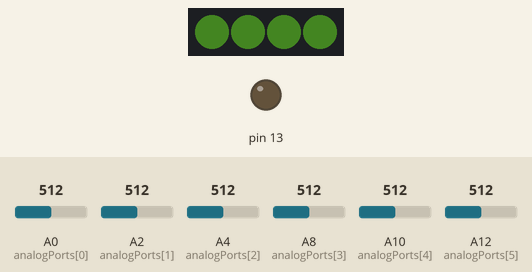
Recording of a sketch running on a simulated Arduino Mega 2560, built with avr-gcc and run on an emulated ATmega2560. Shown: 4 RGB LEDs in strip order, left to right, output pins drawn as LEDs (lit = HIGH). The inputs (shaded band) are chosen by the test bench; at power-on: A0 (analogPorts[0]) = 512, A2 (analogPorts[1]) = 512, A10 (analogPorts[4]) = 512, A12 (analogPorts[5]) = 512, A4 (analogPorts[2]) = 512, A8 (analogPorts[3]) = 512. Dim RGB values are drawn brighter than linear; MIDI output is not drawn.

Above: at 1.2 s.
1.3 s: A0 (analogPorts[0]) set to 716
At 1.36 s:
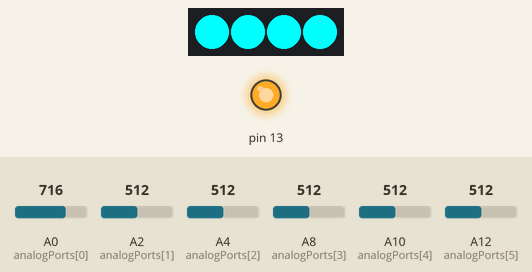
2.9 s: A2 (analogPorts[1]) set to 716
At 2.96 s:
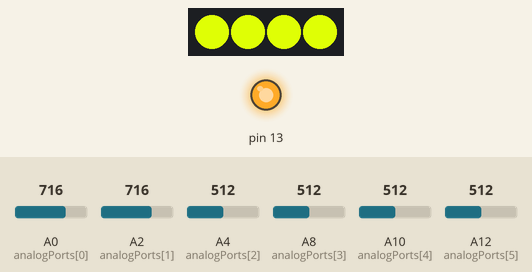
4.5 s: A10 (analogPorts[4]) set to 716
At 4.56 s:
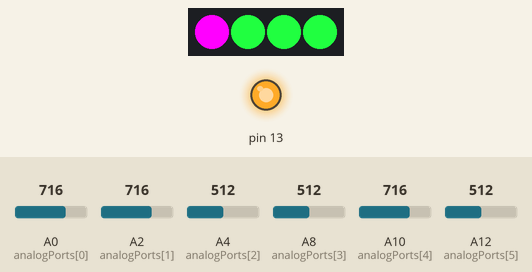
6.1 s: A12 (analogPorts[5]) set to 716
At 6.16 s:
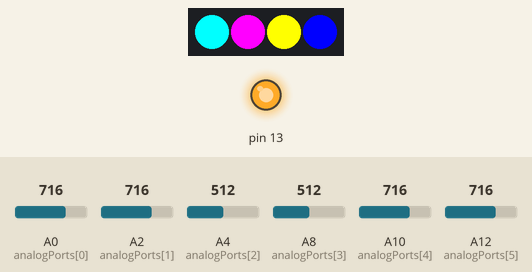
7.7 s: A4 (analogPorts[2]) set to 716
At 8.6 s:
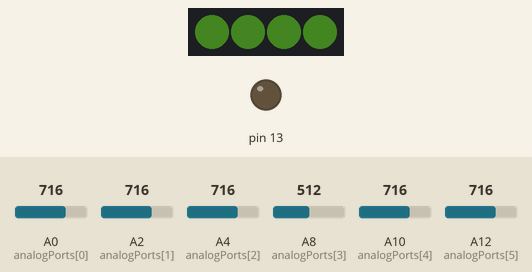
Timing chart, 0 to 10.3 s (numbered marks = the images above; inputs shaded):
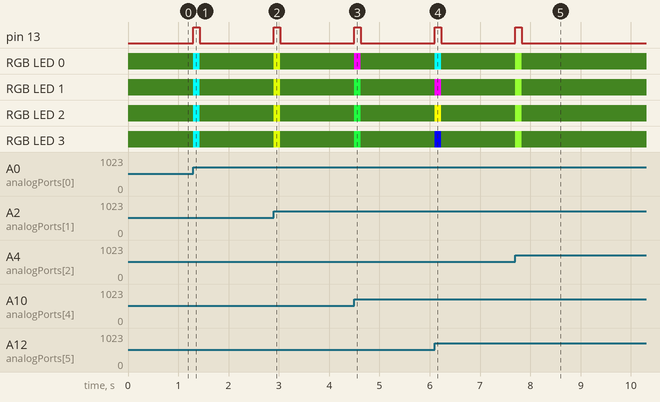

The sketch:

MudeSapatos-MegaMIDI.ino
```cpp
#include <Adafruit_NeoPixel.h>
#include <MIDI.h>

#define ANALOGPORTS 6
#define CHANNEL     0x90 //channel 1
#define MUTE        0x00
#define LOUD        0x7F

MIDI_CREATE_DEFAULT_INSTANCE();

#define PIN            53
#define NUMPIXELS      4
Adafruit_NeoPixel pixels = Adafruit_NeoPixel(NUMPIXELS, PIN, NEO_GRB + NEO_KHZ400);

uint32_t colorOn = 0xFFFFFFFF;

uint32_t cOn[6][4] = {

  {
    0x0000FFFF,
    0x0000FFFF,
    0x0000FFFF,
    0x0000FFFF
  },
  { // jacaré
    0x00DFFF05,
    0x00DFFF05,
    0x00DFFF05,
    0x00DFFF05
  },
  { // branco
    0x0096FF32,
    0x0096FF32,
    0x0096FF32,
    0x0096FF32
  },
  { // branco
    0x0096FF32,
    0x0096FF32,
    0x0096FF32,
    0x0096FF32
  },
  { // 0 255 255
    0x00FF00FF,
    0x0020FF40,
    0x0020FF40,
    0x0020FF40
  },
  { // ursinho
    0x0000FFFF,
    0x00FF00FF,
    0x00FFFF00,
    0x000000FF
  }

};

uint32_t cOff = 0x00040802; //    0x0096FF32

int analogPorts[]       = { A0, A2, A4, A8, A10, A12 };

float lowPassAnalog[]   = { 0, 0, 0, 0, 0, 0, 0, 0, 0, 0, 0, 0 };
float sensitivityAnalog = 0.5f;

float yTh = 0.15f;
float zTh = 50;
float thresholdAnalog[] = { zTh, 1.4*zTh, 1.2*zTh, 1.1*zTh, 1.4*zTh, 1.3*zTh };

int   debounceTimeMax   = 100;
int   debounceMillis[]  = { 0, 0, 0, 0, 0, 0, 0, 0, 0, 0, 0, 0 };

int   debounceLEDTimeMax   = 130;
int   debounceLedMillis  = 0;

int   midiTargetNotes[] = { 0x24, 0x25, 0x26, 0x27, 0x28, 0x29 };

int   midiTargetVeloc[] = { MUTE, MUTE, MUTE, MUTE, MUTE, MUTE, MUTE, MUTE, MUTE, MUTE, MUTE, MUTE };
int   midiCurrenVeloc[] = { MUTE, MUTE, MUTE, MUTE, MUTE, MUTE, MUTE, MUTE, MUTE, MUTE, MUTE, MUTE };
int64_t lastMillis      = 0;

void setup()
{

  MIDI.begin(MIDI_CHANNEL_OMNI);
  //Serial.begin(9600);
  //Serial.println("Start");
  pixels.begin();
  pixels.setBrightness(255);

  for (int i = 0; i < ANALOGPORTS; i++)
  {
    pinMode(analogPorts[i], INPUT);
    lowPassAnalog[i] = analogRead(analogPorts[i]);
  }

  lastMillis = millis();
  pinMode(13, OUTPUT);
}

void loop()
{
  int64_t currentMillis = millis();
  int deltaMillis = abs(currentMillis - lastMillis);
  lastMillis = currentMillis;


  debounceLedMillis = max(0, debounceLedMillis - deltaMillis);

  for (int i = 0; i < ANALOGPORTS; i++)
  {
    int currentRead = analogRead(analogPorts[i]);
    lowPassAnalog[i] = lowPassAnalog[i] * (1 - sensitivityAnalog) + sensitivityAnalog * currentRead;
    debounceMillis[i] = max(0, debounceMillis[i] - deltaMillis);


    if (abs(lowPassAnalog[i] - currentRead) > thresholdAnalog[i] && debounceMillis[i] == 0)
    {
      midiTargetVeloc[i] = LOUD;
      debounceMillis[i] = debounceTimeMax;
      debounceLedMillis = debounceLEDTimeMax;

      for(int j = 0; j < NUMPIXELS; j++){
        pixels. setPixelColor(j, cOn[i][j]);
      }
      digitalWrite(13, HIGH);
    }
    else if (debounceMillis[i] == 0)
    {
      midiTargetVeloc[i] = MUTE;
    }

    if (debounceLedMillis == 0) {
      for (int j = 0; j < NUMPIXELS; j++) {
        pixels.setPixelColor(j, cOff);
      }
      digitalWrite(13, LOW);
    }

    if (midiCurrenVeloc[i] != midiTargetVeloc[i])
    {
      noteOn(CHANNEL, midiTargetNotes[i], midiTargetVeloc[i]);
      midiCurrenVeloc[i] = midiTargetVeloc[i];
    }
  }

  pixels.show();
}

void noteOn(int cmd, int pitch, int velocity) {
  //Serial.print("\t");
  //Serial.print(pitch);
  //Serial.print(":\t");
  //Serial.print(velocity);
  //Serial.print("\r\n");

  //Serial.write(cmd);
  //Serial.write(pitch);
  //Serial.write(velocity);

  MIDI.sendNoteOn(pitch, velocity, 1);
}
```

Measured:
- after the input at 1.3 s, pin 13: LOW → HIGH at once, → LOW 0.13 s later; RGB LED 0–3: RGB(4, 8, 2) → RGB(0, 255, 255) at once, → RGB(4, 8, 2) 0.13 s later
- after the input at 2.9 s, pin 13: LOW → HIGH at once, → LOW 0.13 s later; RGB LED 0–3: RGB(4, 8, 2) → RGB(223, 255, 5) at once, → RGB(4, 8, 2) 0.13 s later
- after the input at 4.5 s, pin 13: LOW → HIGH at once, → LOW 0.13 s later; RGB LED 0: RGB(4, 8, 2) → RGB(255, 0, 255) at once, → RGB(4, 8, 2) 0.13 s later; RGB LED 1–3: RGB(4, 8, 2) → RGB(32, 255, 64) at once, → RGB(4, 8, 2) 0.13 s later
- after the input at 6.1 s, pin 13: LOW → HIGH at once, → LOW 0.13 s later; RGB LED 0: RGB(4, 8, 2) → RGB(0, 255, 255) at once, → RGB(4, 8, 2) 0.13 s later
- after the input at 7.7 s, pin 13: LOW → HIGH at once, → LOW 0.13 s later; RGB LED 0–3: RGB(4, 8, 2) → RGB(150, 255, 50) at once, → RGB(4, 8, 2) 0.13 s later
